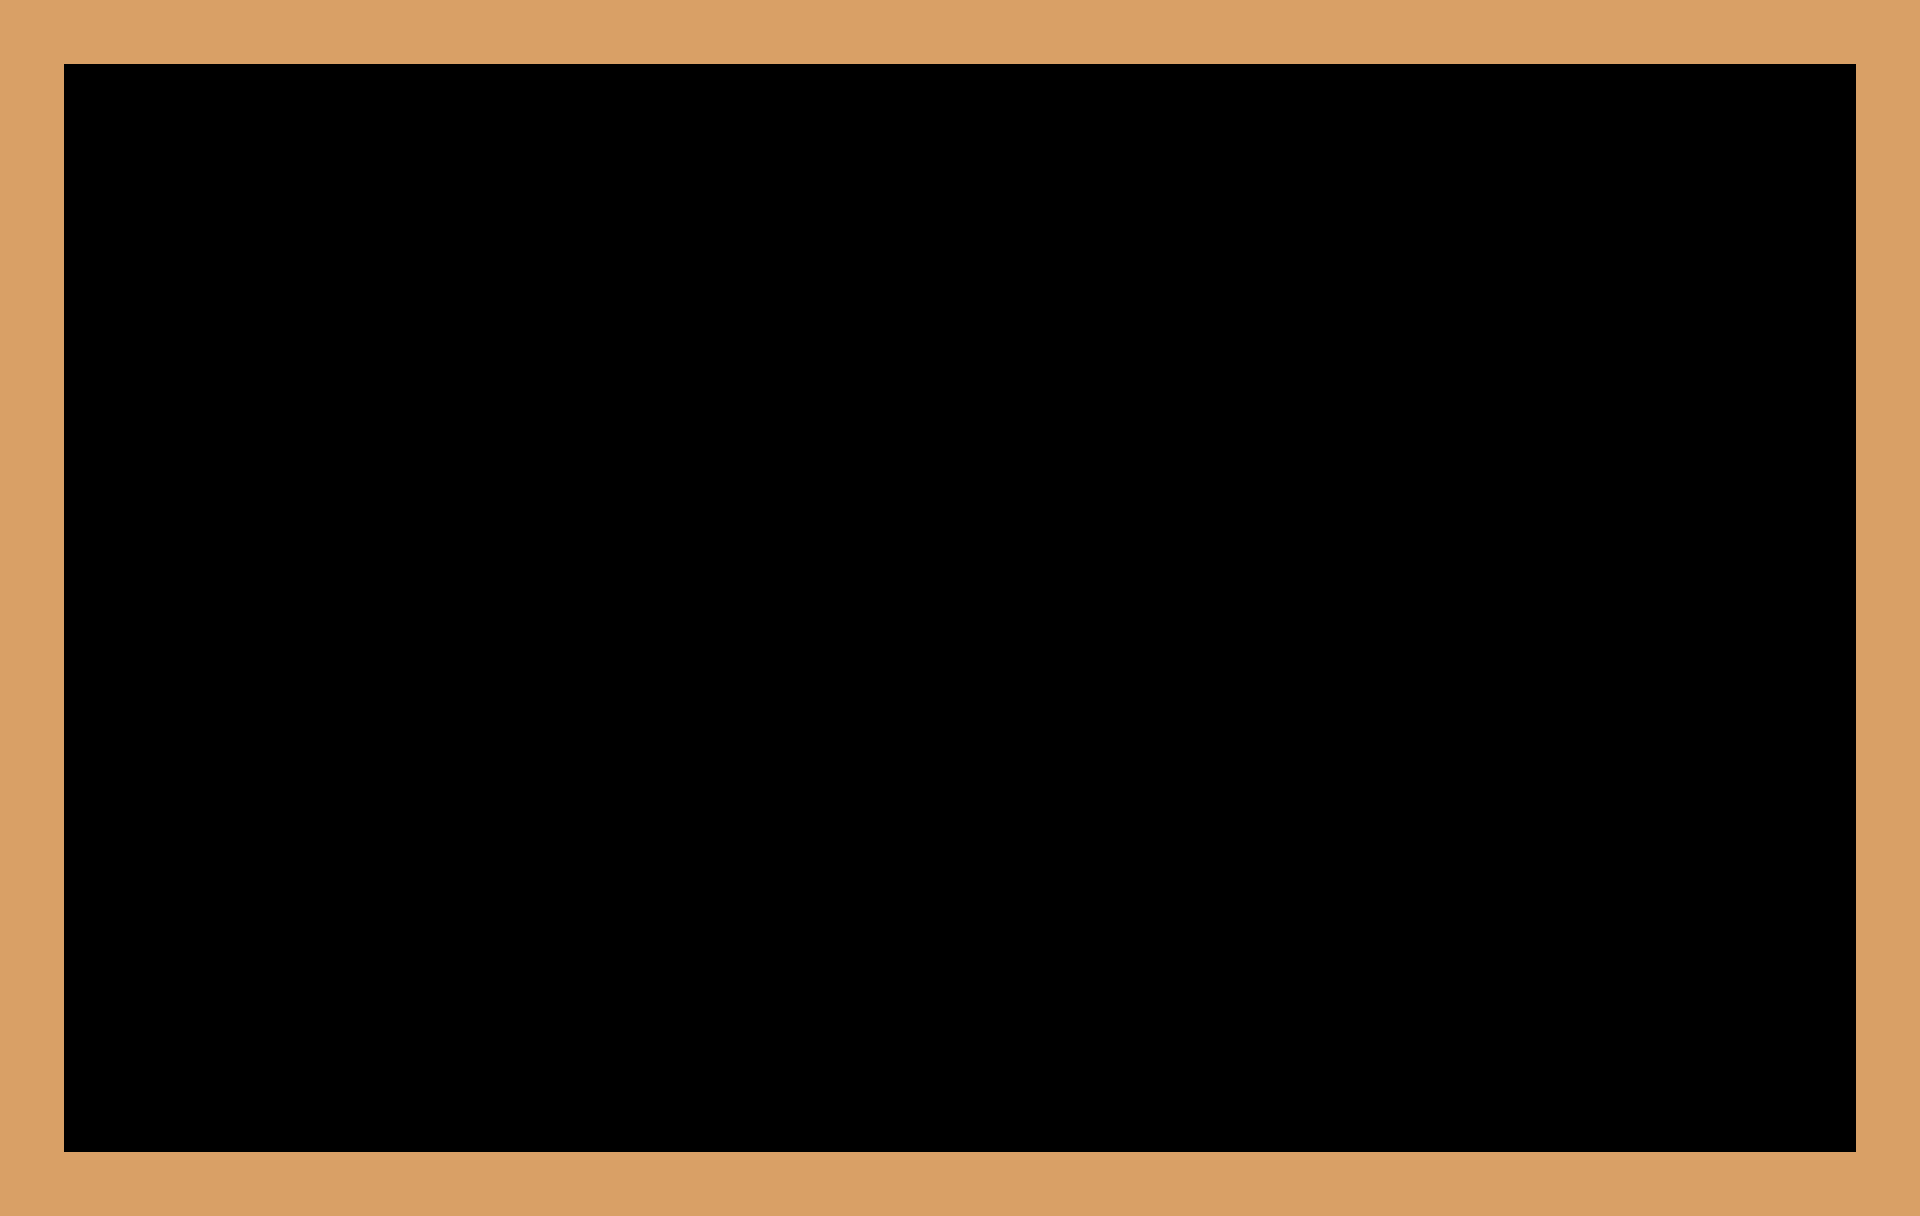

This is a level from a 2D game, rendered from its Tiled map with the project's own tilesets. A one-line summary and the complete map file follow:
An orthogonal 30x19 tile map with 64x64 px tiles, 1 tile layer (bg) and 9 objects.

<map version="1.8" tiledversion="1.8.2" orientation="orthogonal" renderorder="right-down" width="30" height="19" tilewidth="64" tileheight="64" infinite="0" nextlayerid="20" nextobjectid="68">
 <tileset firstgid="1" source="tempTileset.tsx" />
 <layer id="1" name="bg" width="30" height="19">
  <data encoding="csv">
1,1,1,1,1,1,1,1,1,1,1,1,1,1,1,1,1,1,1,1,1,1,1,1,1,1,1,1,1,1,
1,0,0,0,0,0,0,0,0,0,0,0,0,0,0,0,0,0,0,0,0,0,0,0,0,0,0,0,0,1,
1,0,0,0,0,0,0,0,0,0,0,0,0,0,0,0,0,0,0,0,0,0,0,0,0,0,0,0,0,1,
1,0,0,0,0,0,0,0,0,0,0,0,0,0,0,0,0,0,0,0,0,0,0,0,0,0,0,0,0,1,
1,0,0,0,0,0,0,0,0,0,0,0,0,0,0,0,0,0,0,0,0,0,0,0,0,0,0,0,0,1,
1,0,0,0,0,0,0,0,0,0,0,0,0,0,0,0,0,0,0,0,0,0,0,0,0,0,0,0,0,1,
1,0,0,0,0,0,0,0,0,0,0,0,0,0,0,0,0,0,0,0,0,0,0,0,0,0,0,0,0,1,
1,0,0,0,0,0,0,0,0,0,0,0,0,0,0,0,0,0,0,0,0,0,0,0,0,0,0,0,0,1,
1,0,0,0,0,0,0,0,0,0,0,0,0,0,0,0,0,0,0,0,0,0,0,0,0,0,0,0,0,1,
1,0,0,0,0,0,0,0,0,0,0,0,0,0,0,0,0,0,0,0,0,0,0,0,0,0,0,0,0,1,
1,0,0,0,0,0,0,0,0,0,0,0,0,0,0,0,0,0,0,0,0,0,0,0,0,0,0,0,0,1,
1,0,0,0,0,0,0,0,0,0,0,0,0,0,0,0,0,0,0,0,0,0,0,0,0,0,0,0,0,1,
1,0,0,0,0,0,0,0,0,0,0,0,0,0,0,0,0,0,0,0,0,0,0,0,0,0,0,0,0,1,
1,0,0,0,0,0,0,0,0,0,0,0,0,0,0,0,0,0,0,0,0,0,0,0,0,0,0,0,0,1,
1,0,0,0,0,0,0,0,0,0,0,0,0,0,0,0,0,0,0,0,0,0,0,0,0,0,0,0,0,1,
1,0,0,0,0,0,0,0,0,0,0,0,0,0,0,0,0,0,0,0,0,0,0,0,0,0,0,0,0,1,
1,0,0,0,0,0,0,0,0,0,0,0,0,0,0,0,0,0,0,0,0,0,0,0,0,0,0,0,0,1,
1,0,0,0,0,0,0,0,0,0,0,0,0,0,0,0,0,0,0,0,0,0,0,0,0,0,0,0,0,1,
1,1,1,1,1,1,1,1,1,1,1,1,1,1,1,1,1,1,1,1,1,1,1,1,1,1,1,1,1,1
</data>
 </layer>
 <objectgroup id="7" name="startray">
  <object id="19" x="191.03" y="322.182" width="64" height="64">
   <properties>
    <property name="angle" type="float" value="0" />
    <property name="lightSource" type="bool" value="true" />
   </properties>
  </object>
 </objectgroup>
 <objectgroup id="8" name="goal">
  <object id="20" x="198.364" y="760.36" width="64" height="64">
   <properties>
    <property name="goal" type="bool" value="true" />
   </properties>
  </object>
 </objectgroup>
 <objectgroup id="18" name="mover">
  <properties>
   <property name="mover" type="bool" value="true" />
  </properties>
  <object id="66" x="728" y="790" width="168" height="168">
   <properties>
    <property name="mover" type="bool" value="true" />
   </properties>
  </object>
  <object id="67" x="768" y="896">
   <properties>
    <property name="track" type="bool" value="true" />
   </properties>
   <polyline points="0,0 0,-192" />
  </object>
 </objectgroup>
 <objectgroup id="2" name="colliders">
  <properties>
   <property name="collidable" type="bool" value="true" />
  </properties>
  <object id="16" x="1856" y="-192" height="1792" />
  <object id="18" x="64" y="-192" height="1792" />
  <object id="62" x="192" y="576">
   <polyline points="0,0 1216,0" />
  </object>
  <object id="63" x="192" y="128">
   <polyline points="0,0 1664,0" />
  </object>
 </objectgroup>
 <objectgroup id="3" name="mirrrors">
  <properties>
   <property name="mirror" type="bool" value="true" />
  </properties>
  <object id="64" x="1408" y="128">
   <polyline points="0,0 448,448 0,896 -1344,896" />
  </object>
 </objectgroup>
</map>
